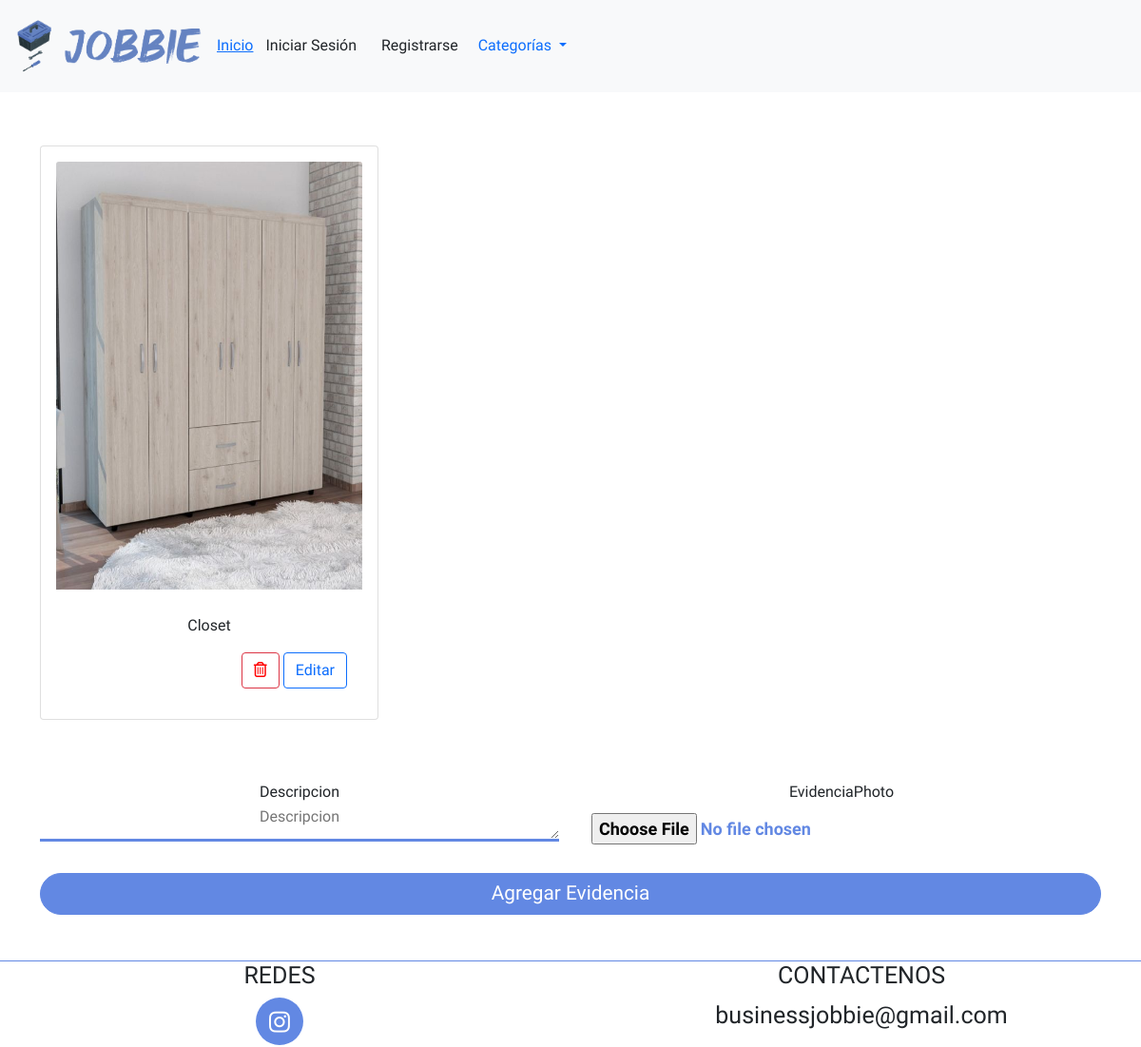
Before: /galeria/4 with the older database file.
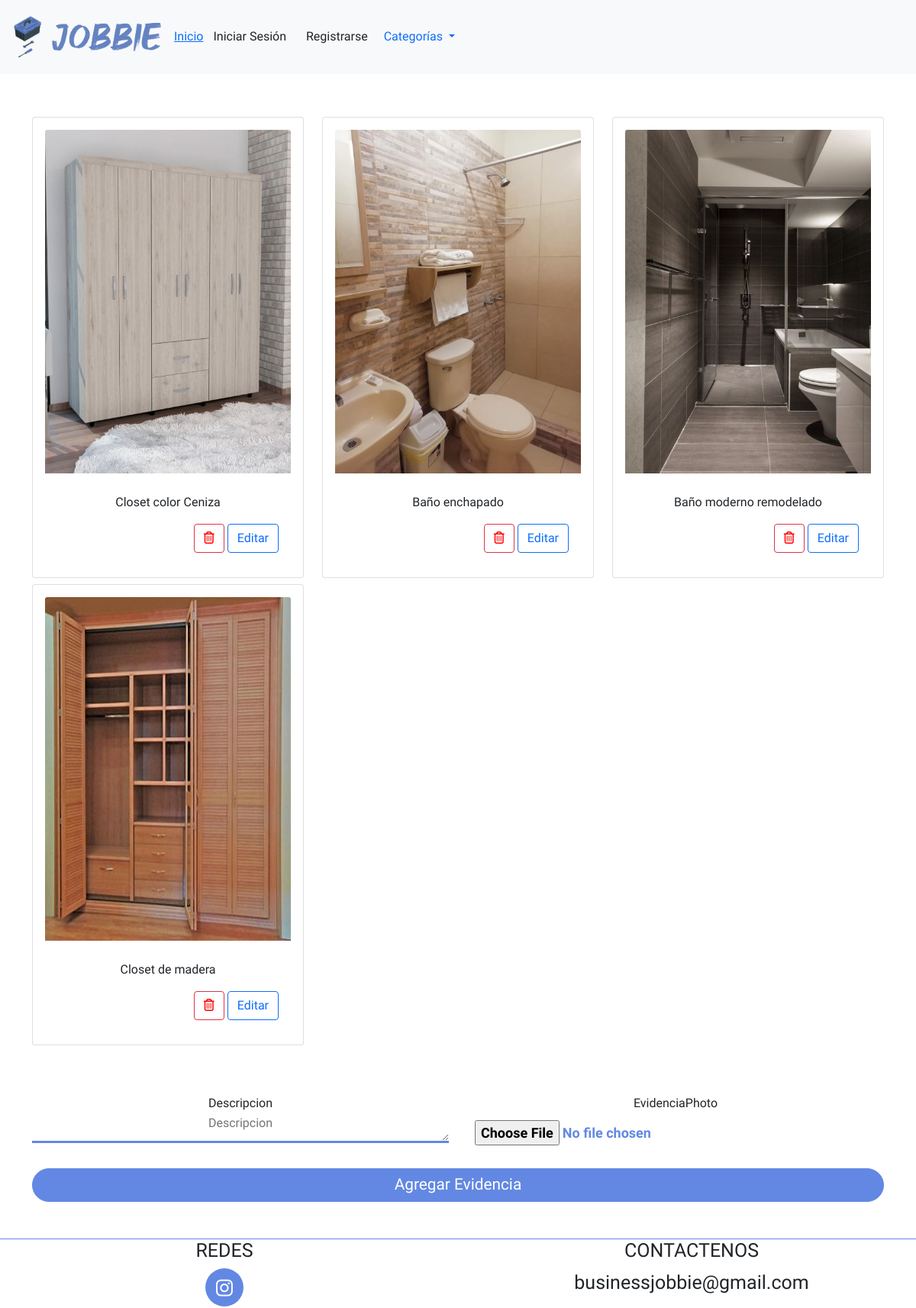
After: the same page with the newer database file.
### core/perfiles/models.py (models this page shows, shortened)
class Evidencias(models.Model):
    descripcion=models.TextField(verbose_name="Descripcion", blank=False, null=False, default=None)
    evidenciaPhoto=models.ImageField(default=None, upload_to='evidencias/%m/%d/', blank=False, null=False)
    trabajador=models.ForeignKey(Users, verbose_name="Trabajador", on_delete=models.PROTECT, blank=True, default=None)
    def get_image(self):
        if self.evidenciaPhoto:
            return '{}{}'.format(MEDIA_URL,self.evidenciaPhoto)
    class Meta:
        verbose_name='Evidencia trabajador'
        verbose_name_plural='Evidencias trabajadores'

### core/perfiles/views.py (the view, shortened to what this page needs)
# urls.py: path('galeria/<int:pk>', views.evidenciasTrabajadores.as_view(), name='galeriaPropia'),
class evidenciasTrabajadores(UpdateView, DetailView):
    model=Users
    model_evidencias=Evidencias
    template_name='users/evidencias.html'
    form_class=evidencias
    def get_context_data(self, **kwargs):
        context = super().get_context_data(**kwargs)
        pk=self.kwargs.get('pk',0)
        persona=self.model.objects.get(id=pk)
        if 'form' not in context:
            context['form']=self.form_class()
        if 'form2' not in context:
            context['form2']=self.form_class()
        if 'especialidades' not in context:
            context['especialidades']=Skills.objects.all()
        if 'evidencias' not in context:
            context['evidencias']=self.model_evidencias.objects.filter(trabajador=pk)
        context['title']='Galeria'
        context['id']=pk
        return context

### core/perfiles/forms.py
class evidencias(ModelForm):
    class Meta:
        model=Evidencias
        fields=('descripcion', 'evidenciaPhoto')
        widgets = {
            'descripcion':forms.Textarea(attrs={
                'placeholder':'Descripcion',
                'class':'text-center form-input'
            }),
            'evidenciaPhoto':forms.FileInput(attrs={
                'class':'form-input-img'
            })
        }

### templates/users/evidencias.html (shortened to what this page needs)
{% extends 'layout/layout.html' %}
{% load static %}
{% block links %}
    <link href="https://cdn.jsdelivr.net/npm/bootstrap@5.0.2/dist/css/bootstrap.min.css" rel="stylesheet">
    <link rel="stylesheet" href={% static 'styles/style.css' %} />
    <link rel="stylesheet" href={% static 'styles/styleUsers.css' %} />
{% endblock links %}
{% block body %}
{% include 'layout/componentes/generales/header.html' %}
<div class="container">
    <div class="row">
        {% for evidencia in evidencias %}
           {% include 'layout/componentes/perfil/cardEvidencias.html' %}
        {% endfor %}
    </div>
    <div class="row mt-5">
        <form class="login-form col-12 col-md-12" method='POST' enctype="multipart/form-data">
            <div class="row">
                {% for field in form %}
                    <div class="col-11 col-md-6 mt-3">
                        <div class="text-center">{{field.label}}</div>
                        {{field}}
                    </div>
                {% endfor %}
            </div>
            <input type="submit" value="Agregar Evidencia" class="btn-login w-100 mt-3"/>
        </form>
    </div>
</div>
{% include 'layout/componentes/generales/footer.html' %}
{% endblock body%}

### templates/layout/layout.html (shortened to what this page needs)
{% load static %}
<!DOCTYPE html>
<html lang="en">
<head>
    <link rel="stylesheet" href="path/to/font-awesome/css/font-awesome.min.css">
    <link rel="stylesheet" href={% static 'styles/normalize.css'%} />
    {% block links %}
    {% endblock links %}
</head>
<body>
{%block body%}
{%endblock%}
</body>
</html>

### templates/layout/componentes/generales/header.html (shortened to what this page needs)
{% load static %}
<header class="mb-5">
    <nav class="navbar navbar-expand-lg bg-light">
        <div class="container-fluid">
          <a class="navbar-brand" href={% url 'index' %}><img src ={% static 'images/boxlogo.png' %} class = "logo" width="200px"></img></a>
          <div class="collapse navbar-collapse" id="navbarNavDropdown">
            {% if user.email %}
                {% if user.type_id == 2 %}
                <li class="nav-item"><a class="nav-link active" aria-current="page" href={% url 'galeriaPropia' pk=request.user.id  %}>Galeria de trabajos</a></li>
                {% endif %}
                <li class="nav-item"><a class="nav-link active" aria-current="page" href={% url 'perfilUpdate' pk=request.user.id %}>{{request.user.first_name}}</a></li>
                <li class="nav-item"><a class="nav-link active" aria-current="page" href={% url 'logout' %}>Cerrar Sesion</a></li>
            {% else %}
                <li><a href={% url 'index' %}>Inicio</a></li>
                <li class="nav-item"><a href={% url 'login' %} class="btn">Iniciar Sesión</a></li>
                <li class="nav-item"><a href={% url 'register' %} class="btn">Registrarse</a></li>
            {% endif %}
            <ul class="navbar-nav">
              <li class="nav-item dropdown">
                <a class="nav-link dropdown-toggle" href="#" id="navbarDropdownMenuLink" role="button" data-bs-toggle="dropdown" aria-expanded="false">
                    Categorías
                </a>
              </li>
            </ul>
          </div>
        </div>
      </nav>
</header>

### templates/layout/componentes/perfil/cardEvidencias.html (shortened to what this page needs)
<div class="col-12 col-md-4 card-galeria mt-2">
    <div class="card p-3">
        <img src={{evidencia.get_image}} class="img-fluid card-img-top imgGaleria" alt={{evidencia.descripcion}}>
        <div class="card-body">
            <p class="card-text">{{evidencia.descripcion}}</p>
            <div class="d-flex justify-content-end">
                <button type="button" class="btn btn-outline-danger" data-bs-toggle="modal" data-bs-target="#modalEliminar{{evidencia.id}}">
                    <i class="fa-regular fa-trash-can" style="color:red;"></i>
                </button>
                <button type="button" class="btn btn-outline-primary ms-1" data-bs-toggle="modal" data-bs-target="#modalEditar{{evidencia.id}}">
                    Editar
                </button>
            </div>
        </div>
    </div>
</div>

### templates/layout/componentes/generales/footer.html
<footer class="mt-5" style="border-top:1px solid #6288E3;">
    <div class="row">
           <div class="rounded-social-buttons col-6">
               <h1 class="social">REDES</h1>
               <a class="social-button instagram" href="https://www.instagram.com/businessjobbie/" target="_blank"><i class="fab fa-instagram"></i></a>
           </div>
           <div class="rounded-social-buttons col-6">
               <h1 class="social">CONTACTENOS</h1>
               <label class="social">businessjobbie@gmail.com</label>
           </div>
   </div>
</footer>

### static/styles/style.css (style rules this page uses)
body { font-family: 'Dosis', sans-serif; }
.btn-login { border-radius: 3rem; width: 45%; border: 1px solid #6288E3; line-height: 1.6rem; font-size: 1.3rem; background-color: #6288E3; color: #ffffff; padding: 0.5rem 0; transition: 0.3s ease-in-out all; font-weight: 500; }
.rounded-social-buttons { text-align: center; }
.rounded-social-buttons .social-button { display: inline-block; cursor: pointer; width: 3.125rem; height: 3.125rem; border: 0.125rem solid transparent; text-decoration: none; text-align: center; color: #fefefe; font-size: 1.5625rem; font-weight: normal; line-height: 2em; border-radius: 1.6875rem; transition: all 0.5s ease; }
.rounded-social-buttons .fa-instagram { font-size: 25px; }
.rounded-social-buttons .social-button.instagram { background: #6288E3; }
.social { font-size: 25px; font-style: bold; }

### static/styles/styleUsers.css (style rules this page uses)
.form-input { width: 100%; height: 40px; border: none; border-bottom: #6288E3 3px solid; text-align: left; margin-bottom:10px; outline: none; }
.form-input-img { background-color: transparent; color: #6288E3; font-size: 18px; font-weight: bold; margin: 0 auto 0; min-height: 15px; overflow: hidden; padding: 10px; position: relative; text-align: left; width: 100%; }
p { display: block; text-align: center; margin-top:10px }
.imgGaleria { position: relative; width: 100%; height:450px; }

Changed rows visible on the page:
changed Evidencias: descripcion "Closet" → "Closet color Ceniza"
added Evidencias: get_image (picture), descripcion "Baño enchapado"
added Evidencias: get_image (picture), descripcion "Baño moderno remodelado"
added Evidencias: get_image (picture), descripcion "Closet de madera"
